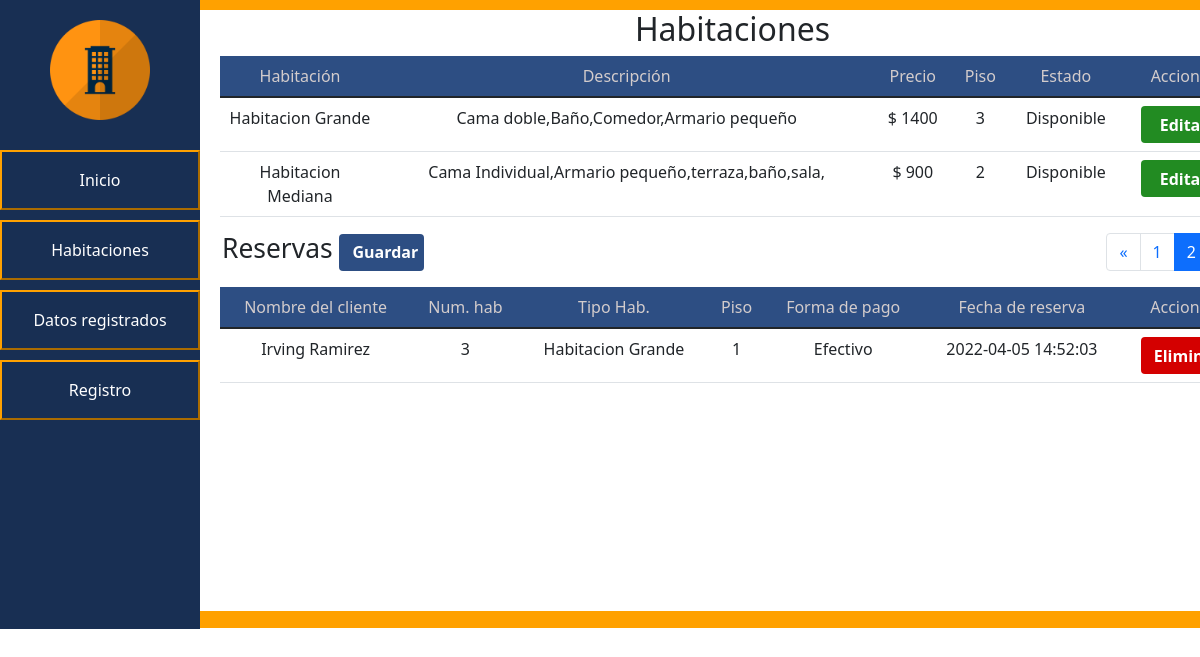
The page /PHP/registro.php?pagina=2 on the database its author committed.
### tables this page shows
CREATE TABLE `habitacion` (
  `idHabitacion` int(11) NOT NULL,
  `NombreHab` varchar(45) NOT NULL,
  `Descripcion` varchar(50) NOT NULL,
  `Precio` int(10) NOT NULL,
  `Piso` int(10) NOT NULL,
  `Estado` varchar(20) NOT NULL
);

CREATE TABLE `reservas` (
  `idReserva` int(11) NOT NULL,
  `clientes_idClientes` int(11) NOT NULL,
  `habitacion_idHabitacion` int(11) NOT NULL,
  `formaPago_idPago` int(11) NOT NULL,
  `FechadeAlta` datetime NOT NULL
);

CREATE TABLE `clientes` (
  `idClientes` int(11) NOT NULL,
  `Nombre` varchar(45) NOT NULL,
  `Apellidos` varchar(45) NOT NULL,
  `Telefono` varchar(20) NOT NULL,
  `Identificacion` varchar(45) NOT NULL,
  `Correo` varchar(50) NOT NULL,
  `Fechadeingreso` datetime NOT NULL
);

CREATE TABLE `formapago` (
  `idPago` int(11) NOT NULL,
  `NombrePago` varchar(20) NOT NULL,
  `credito_idTarjeta` int(11) DEFAULT NULL,
  `debito_idTarjeta` int(11) DEFAULT NULL,
  `efectivo_idEfectivo` int(11) DEFAULT NULL
);

### PHP/registro.php (the view, shortened to what this page needs)
<!DOCTYPE html>
<html>
<head>
    <link href="https://cdn.jsdelivr.net/npm/bootstrap@5.1.3/dist/css/bootstrap.min.css" rel="stylesheet">
    <link rel="stylesheet" type="text/css" href="../css/styles-registro.css">
</head>
<body>
	<div id="general">
		<div id="navegacion">
			<div id="navegacion-alineacion">
				<img src="..\img\img2.png" id="img1">
				<a href="index.php">
					<button class="animacion-btn" id="btn">Inicio</button>
				</a>
                <a href="habitaciones.php">
					<button class="animacion-btn" id="btn">Habitaciones</button>
				</a>
				<a href="datos-registrados.php">
					<button class="animacion-btn" id="btn">Datos registrados</button>
				</a>
                <a href="registro.php?pagina=1">
                    <button class="animacion-btn" id="btn" > Registro </button>
                </a>
			</div>
		</div>
		<div id="cuerpo">
			<div id="contenido-cuerpo">
                <h2 style="text-align: center;"> Habitaciones </h2>
                        <table class="table table-hover" id="alineacion-tabla">
                            <thead>
                            <tr class="tittletables">
                                <th class="tamañocelda" scope="col">Habitación</th>
                                <th scope="col">Descripción</th>
                                <th scope="col">Precio</th>
                                <th scope="col">Piso</th>
                                <th scope="col">Estado</th>
                                <th scope="col">Acciones</th>
                            </tr>
                            </thead>
                            <tbody>
                            <?php $cont = include ("conexion.php");
                            $consulta="SELECT * FROM habitacion";
                            $resultado = mysqli_query($enlace,$consulta);
                            $articulos_por_pagina=3;
                            $articulos_totales=mysqli_num_rows($resultado);
                            $paginas=$articulos_totales/3;
                            $paginas=ceil($paginas);
                            $contador=($_GET['pagina']-1)*$articulos_por_pagina;
                            $consulta_1="SELECT * FROM habitacion LIMIT $contador,$articulos_por_pagina";
                            $resultado_1=mysqli_query($enlace,$consulta_1);
                            while ($mostrar=mysqli_fetch_array($resultado_1)){
                            ?>
                                <tr class="<?php echo ($mostrar['Estado']=="Ocupada")?'disponibilidad':'sin-color' ?>">
                                    <td > <?php echo $mostrar['NombreHab'] ?> </td>
                                    <td > <?php echo $mostrar['Descripcion'] ?> </td>
                                    <td >$ <?php echo $mostrar['Precio'] ?> </td>
                                    <td > <?php echo $mostrar['Piso'] ?> </td>
                                    <td > <?php echo $mostrar['Estado'] ?> </td>
                                    <td>
                                        <button type="button" class="buttonedit" data-bs-toggle="modal" data-bs-target="#editmodal<?php echo $mostrar['idHabitacion'];?>">
                                            Editar
                                        </button>
                                    </td>
                                </tr>
                            <?php
                            }
                            ?>
                            </tbody>
                        </table>
                        <nav class="alineacion" aria-label="Page navigation example">
                            <ul class="pagination" >
                                <li class="page-item <?php echo $_GET['pagina']<= 1 ? 'disabled':'' ?>">
                                    <a class="page-link"
                                       href="registro.php?pagina=<?php echo $_GET['pagina']-1 ?>" aria-label="Previous">
                                        <span aria-hidden="true">&laquo;</span>
                                    </a>
                                </li>
                                <?php for($i=0;$i<$paginas;$i++): ?>
                                <li class="page-item <?php echo $_GET['pagina']==$i+1 ?'active': '' ?>">
                                    <a class="page-link" href="registro.php?pagina=<?php echo $i+1 ?>">
                                        <?php echo $i+1 ?>
                                    </a>
                                </li>
                                <?php endfor; ?>
                            </ul>
                        </nav>
                <h1 class="TituluReserva" style="margin-left: 22px;"> Reservas
                    <button type="button" class="ButtonSave" data-bs-toggle="modal" data-bs-target="#modalsave">
                        Guardar
                    </button>
                </h1>
                <table class="table table-hover" id="alineacion-tabla">
                    <thead>
                    <tr class="tittletables">
                        <th scope="col">Nombre del cliente</th>
                        <th scope="col">Num. hab</th>
                        <th scope="col">Tipo Hab.</th>
                        <th scope="col">Piso</th>
                        <th scope="col">Forma de pago</th>
                        <th scope="col">Fecha de reserva</th>
                        <th scope="col">Acciones</th>
                    </tr>
                    </thead>
                    <?php
                    include ("conexion.php");
                    $ConsultaParaReservas = "SELECT
                                            clientes.Nombre,clientes.Apellidos,clientes.idClientes,
                                            habitacion.idHabitacion,habitacion.Piso,habitacion.NombreHab,
                                            formapago.NombrePago,formapago.idPago,
                                            reservas.FechadeAlta,reservas.idReserva
                                            FROM reservas
                                            INNER JOIN clientes ON clientes.idClientes = reservas.clientes_idClientes
                                            INNER JOIN habitacion ON reservas.habitacion_idHabitacion = habitacion.idHabitacion
                                            INNER JOIN formapago ON formapago.idPago = reservas.formapago_idPago";
                    $ResultadosParaReservas = mysqli_query($enlace,$ConsultaParaReservas);
                    while ($MostrarReservas = mysqli_fetch_assoc($ResultadosParaReservas)) {
                    ?>
                    <tbody>
                        <tr>
                            <td> <?php echo $MostrarReservas['Nombre']; ?> <?php echo $MostrarReservas['Apellidos']; ?> </td>
                            <td> <?php echo $MostrarReservas['idHabitacion']; ?>  </td>
                            <td> <?php echo $MostrarReservas['NombreHab']; ?> </td>
                            <td> <?php echo $MostrarReservas['Piso']; ?> </td>
                            <td> <?php echo $MostrarReservas['NombrePago']; ?> </td>
                            <td> <?php echo $MostrarReservas['FechadeAlta']; ?> </td>
                            <td>
                                <button type="button" class="buttondelete" data-bs-toggle="modal"
                                        data-bs-target="#deleteReserva<?php echo $MostrarReservas['idReserva']; ?>">
                                        Eliminar
                                </button>
                            </td>
                            <?php
                            include ("DeleteReservas.php");
                            ?>
                        </tr>
                    <?php
                    }
                    ?>
                    </tbody>
                </table>
            </div>
        </div>
</body>
</html>

### css/styles-registro.css (style rules this page uses)
body { margin: 0; }
#general { display: flex; }
#navegacion { float: left; background-color: #182F53; height: 629px; width: 200px }
#btn { background-color: #182F53; color: white; margin-top:10px; width: 200px; height: 60px; }
#navegacion-alineacion { margin-top: 20px; }
#img1 { height: 100px; margin-left: 50px; margin-bottom:20px; }
.animacion-btn { border-color: #FFA100; color: black; background-image: -webkit-linear-gradient(45deg, #FFA100 50%, transparent 50%); background-image: linear-gradient(45deg, #FFA100 50%, transparent 50%); background-position: 100%; background-size: 400%; -webkit-transition: background 300ms ease-in-out; transition: background 300ms ease-in-out; }
#cuerpo { background-color: #FFA100; height: 628px; width: 100%; overflow: scroll; }
#contenido-cuerpo { background-color: white; height: 601px; width: 1065px; margin: auto; margin-top: 10px; }
#alineacion-tabla { width: 1024px; margin-left: 20px; }
table,tr,th { text-align: center; font-weight: normal; }
.tittletables { background: #2d4e83; color: #d3cccc; margin-left: 29px; margin-right: 23px; }
.tamañocelda { width: 160px; }
.alineacion { float: right; margin-right: 23px; }
.buttonedit { width: 85px; height: 37px; color: #ffffff; font-weight: bold; display: inline-block; padding: 6px 12px; font-size: 16px; text-align: center; cursor: pointer; background-image: none; border: 1px solid transparent; border-radius: 4px; outline: 0; background-color: forestgreen; align-content: center; }
.buttondelete { width: 85px; height: 37px; color: #ffffff; font-weight: bold; display: inline-block; padding: 6px 12px; font-size: 16px; text-align: center; cursor: pointer; background-image: none; border: 1px solid transparent; border-radius: 4px; outline: 0; background-color: #D40000; align-content: center; }
tbody { border-top: 0px solid currentColor; }
.ButtonSave { width: 85px; height: 37px; color: #ffffff; font-weight: bold; display: inline-block; padding: 6px 12px; font-size: 16px; text-align: center; cursor: pointer; background-image: none; border: 1px solid transparent; border-radius: 4px; outline: 0; background-color: #2d4e83; align-content: center; }
.TituluReserva { font-size: 165%; }

### rows shown on the page
habitacion: NombreHab "Habitacion Grande", Descripcion "Cama doble,Baño,Comedor,Armario pequeño", Precio "1400", Piso "3", Estado "Disponible"
habitacion: NombreHab "Habitacion Mediana", Descripcion "Cama Individual,Armario pequeño,terraza,baño,sala,", Precio "900", Piso "2", Estado "Disponible"
reservas: clientes.Nombre "Irving", clientes.Apellidos "Ramirez", habitacion.idHabitacion "3", habitacion.NombreHab "Habitacion Grande", habitacion.Piso "1", formapago.NombrePago "Efectivo", FechadeAlta "2022-04-05 14:52:03"
